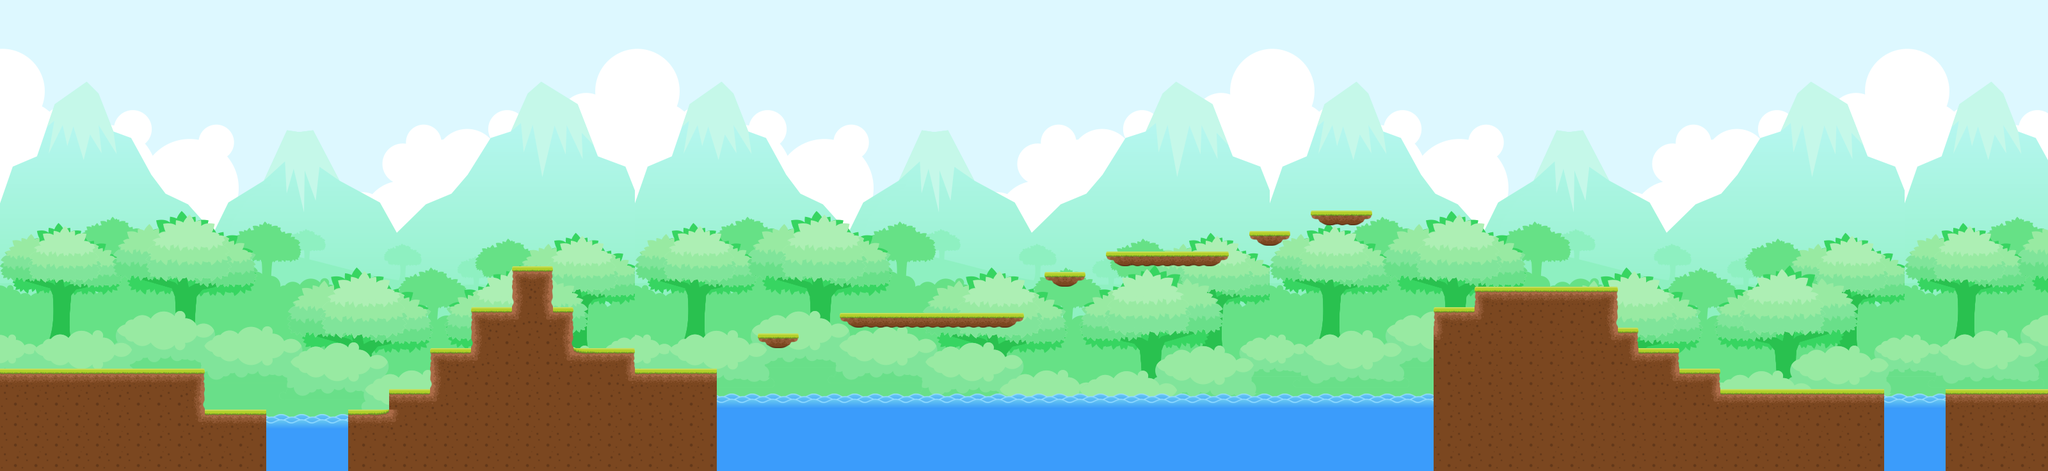

This is a level from a 2D game, rendered from its Tiled map with the project's own tilesets. A one-line summary and the map file follow, with tile-layer data summarised:
An orthogonal 100x23 tile map with 32x32 px tiles, 2 tile layers (base_layer, ground_layer), 3 tilesets and 26 objects (GoldenIngot).

<map version="1.10" tiledversion="1.10.2" orientation="orthogonal" renderorder="right-down" width="100" height="23" tilewidth="32" tileheight="32" infinite="0" nextlayerid="5" nextobjectid="33">
 <tileset firstgid="1" name="background" tilewidth="32" tileheight="32" tilecount="713" columns="31">
  <image source="../images/background.png" width="1000" height="750" />
 </tileset>
 <tileset firstgid="714" name="ground_tiles" tilewidth="32" tileheight="32" tilecount="18" columns="0">
  <grid orientation="orthogonal" width="1" height="1" />
  <tile id="0">
   <image width="32" height="32" source="../images/ground_tiles/1.png" />
  </tile>
  <tile id="1">
   <image width="32" height="32" source="../images/ground_tiles/2.png" />
  </tile>
  <tile id="2">
   <image width="32" height="32" source="../images/ground_tiles/3.png" />
  </tile>
  <tile id="3">
   <image width="32" height="32" source="../images/ground_tiles/4.png" />
  </tile>
  <tile id="4">
   <image width="32" height="32" source="../images/ground_tiles/5.png" />
  </tile>
  <tile id="5">
   <image width="32" height="32" source="../images/ground_tiles/6.png" />
  </tile>
  <tile id="6">
   <image width="32" height="32" source="../images/ground_tiles/7.png" />
  </tile>
  <tile id="7">
   <image width="32" height="32" source="../images/ground_tiles/8.png" />
  </tile>
  <tile id="8">
   <image width="32" height="32" source="../images/ground_tiles/9.png" />
  </tile>
  <tile id="9">
   <image width="32" height="32" source="../images/ground_tiles/10.png" />
  </tile>
  <tile id="10">
   <image width="32" height="32" source="../images/ground_tiles/11.png" />
  </tile>
  <tile id="11">
   <image width="32" height="32" source="../images/ground_tiles/12.png" />
  </tile>
  <tile id="12">
   <image width="32" height="23" source="../images/ground_tiles/13.png" />
  </tile>
  <tile id="13">
   <image width="32" height="23" source="../images/ground_tiles/14.png" />
  </tile>
  <tile id="14">
   <image width="32" height="23" source="../images/ground_tiles/15.png" />
  </tile>
  <tile id="15">
   <image width="32" height="32" source="../images/ground_tiles/16.png" />
  </tile>
  <tile id="16">
   <image width="32" height="25" source="../images/ground_tiles/17.png" />
  </tile>
  <tile id="17">
   <image width="32" height="32" source="../images/ground_tiles/18.png" />
  </tile>
 </tileset>
 <tileset firstgid="732" name="gems" tilewidth="32" tileheight="32" tilecount="18" columns="0">
  <grid orientation="orthogonal" width="1" height="1" />
  <tile id="0">
   <image width="32" height="32" source="../images/gems/Coal.png" />
  </tile>
  <tile id="1">
   <image width="32" height="32" source="../images/gems/CopperIngot.png" />
  </tile>
  <tile id="2">
   <image width="32" height="32" source="../images/gems/CopperNugget.png" />
  </tile>
  <tile id="3">
   <image width="32" height="32" source="../images/gems/Crystal.png" />
  </tile>
  <tile id="4">
   <image width="32" height="32" source="../images/gems/CutEmerald.png" />
  </tile>
  <tile id="5">
   <image width="32" height="32" source="../images/gems/CutSapphire.png" />
  </tile>
  <tile id="6">
   <image width="32" height="32" source="../images/gems/CutTopaz.png" />
  </tile>
  <tile id="7">
   <image width="32" height="32" source="../images/gems/Diamond.png" />
  </tile>
  <tile id="8">
   <image width="32" height="32" source="../images/gems/Emerald.png" />
  </tile>
  <tile id="9">
   <image width="32" height="32" source="../images/gems/GoldenIngot.png" />
  </tile>
  <tile id="10">
   <image width="32" height="32" source="../images/gems/GoldNugget.png" />
  </tile>
  <tile id="11">
   <image width="32" height="32" source="../images/gems/Obsidian.png" />
  </tile>
  <tile id="12">
   <image width="32" height="32" source="../images/gems/Pearl.png" />
  </tile>
  <tile id="13">
   <image width="32" height="32" source="../images/gems/Ruby.png" />
  </tile>
  <tile id="14">
   <image width="32" height="32" source="../images/gems/Sapphire.png" />
  </tile>
  <tile id="15">
   <image width="32" height="32" source="../images/gems/SilverIngot.png" />
  </tile>
  <tile id="16">
   <image width="32" height="32" source="../images/gems/SilverNugget.png" />
  </tile>
  <tile id="17">
   <image width="32" height="32" source="../images/gems/Topaz.png" />
  </tile>
 </tileset>
 <layer id="1" name="base_layer" width="100" height="23">
  <data>[2300 cells, 2300 non-empty, 713 distinct tile ids]</data>
 </layer>
 <layer id="2" name="ground_layer" width="100" height="23">
  <data>[2300 cells, 515 non-empty, 15 distinct tile ids]</data>
 </layer>
 <objectgroup id="3" name="ground">
  <object id="2" x="0.666667" y="579.666" width="318" height="155.667" />
  <object id="4" x="318.667" y="641.333" width="98.0003" height="94" />
  <object id="6" x="607.667" y="609" width="65.3333" height="126" />
  <object id="7" x="673" y="544" width="318" height="192" />
  <object id="9" x="737" y="480" width="158" height="64" />
  <object id="10" x="801" y="417" width="63" height="62" />
  <object id="12" x="993" y="579" width="128" height="157" />
  <object id="13" x="1313" y="489" width="288" height="22" />
  <object id="14" x="2048" y="330" width="97" height="21" />
  <object id="15" x="1730" y="394" width="187" height="22" />
  <object id="16" x="2240" y="515" width="318" height="219" />
  <object id="18" x="2304" y="451" width="221" height="63" />
  <object id="19" x="2241" y="482" width="64" height="32" />
  <object id="20" x="2558" y="611" width="385.333" height="125" />
  <object id="21" x="2558" y="546" width="64" height="64" />
  <object id="22" x="2622" y="577" width="64" height="33" />
  <object id="28" x="1952" y="361.333" width="64" height="22" />
  <object id="29" x="1632" y="425.333" width="64" height="23.3333" />
  <object id="30" x="1183.5" y="521" width="65" height="23.5" />
  <object id="31" x="3040" y="609.333" width="160.667" height="127.333" />
  <object id="32" x="544.333" y="641.333" width="63.3333" height="94.3333" />
 </objectgroup>
 <objectgroup id="4" name="gems">
  <object id="23" type="GoldenIngot" gid="738" x="814" y="379" width="32" height="32" />
  <object id="24" gid="738" x="1461" y="464" width="32" height="32" />
  <object id="25" gid="738" x="2971.67" y="567" width="32" height="32" />
  <object id="26" gid="738" x="1809.33" y="352" width="32" height="32" />
  <object id="27" gid="738" x="2080" y="288" width="32" height="32" />
 </objectgroup>
</map>
